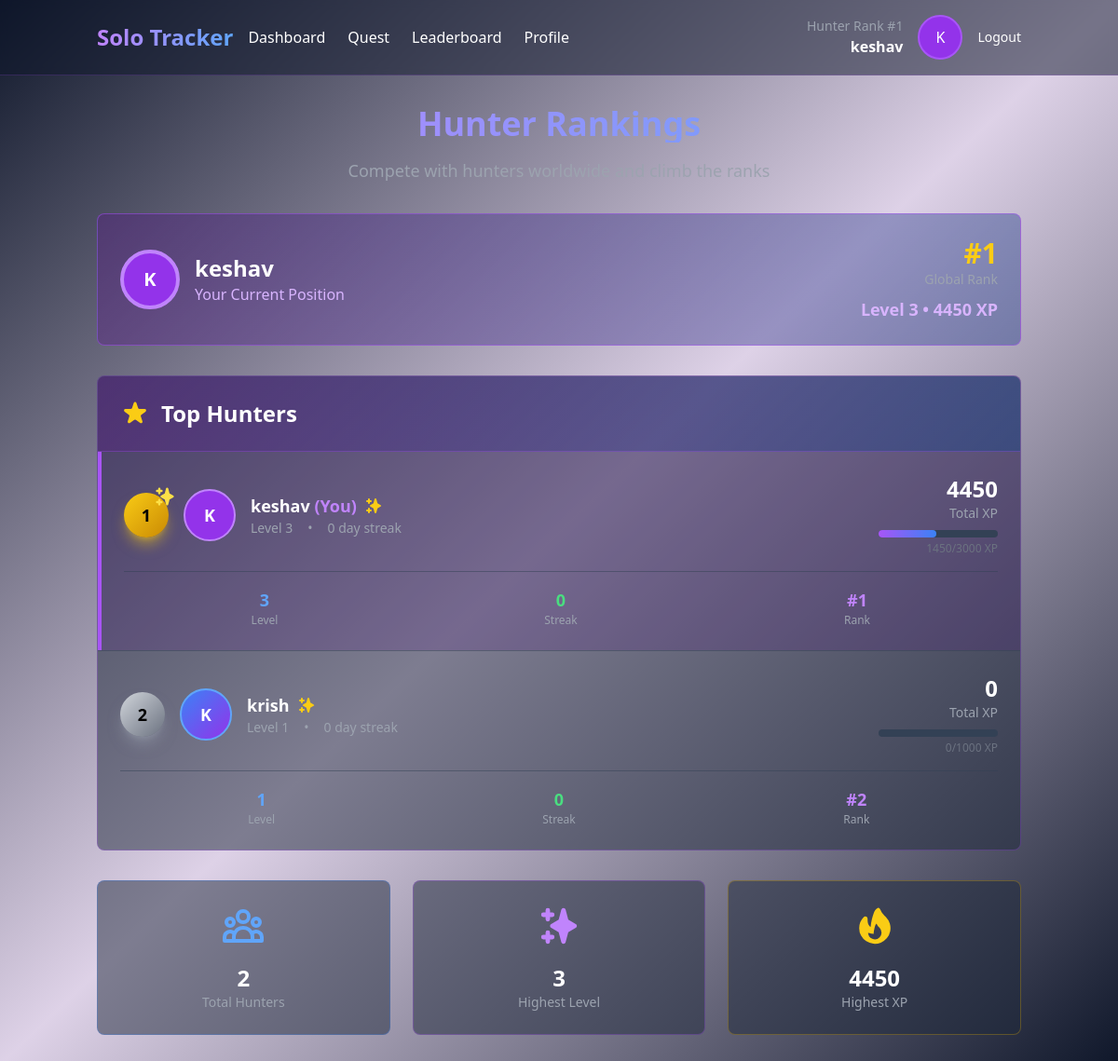
The page /leaderboard/ (signed in) on the database as committed earlier.
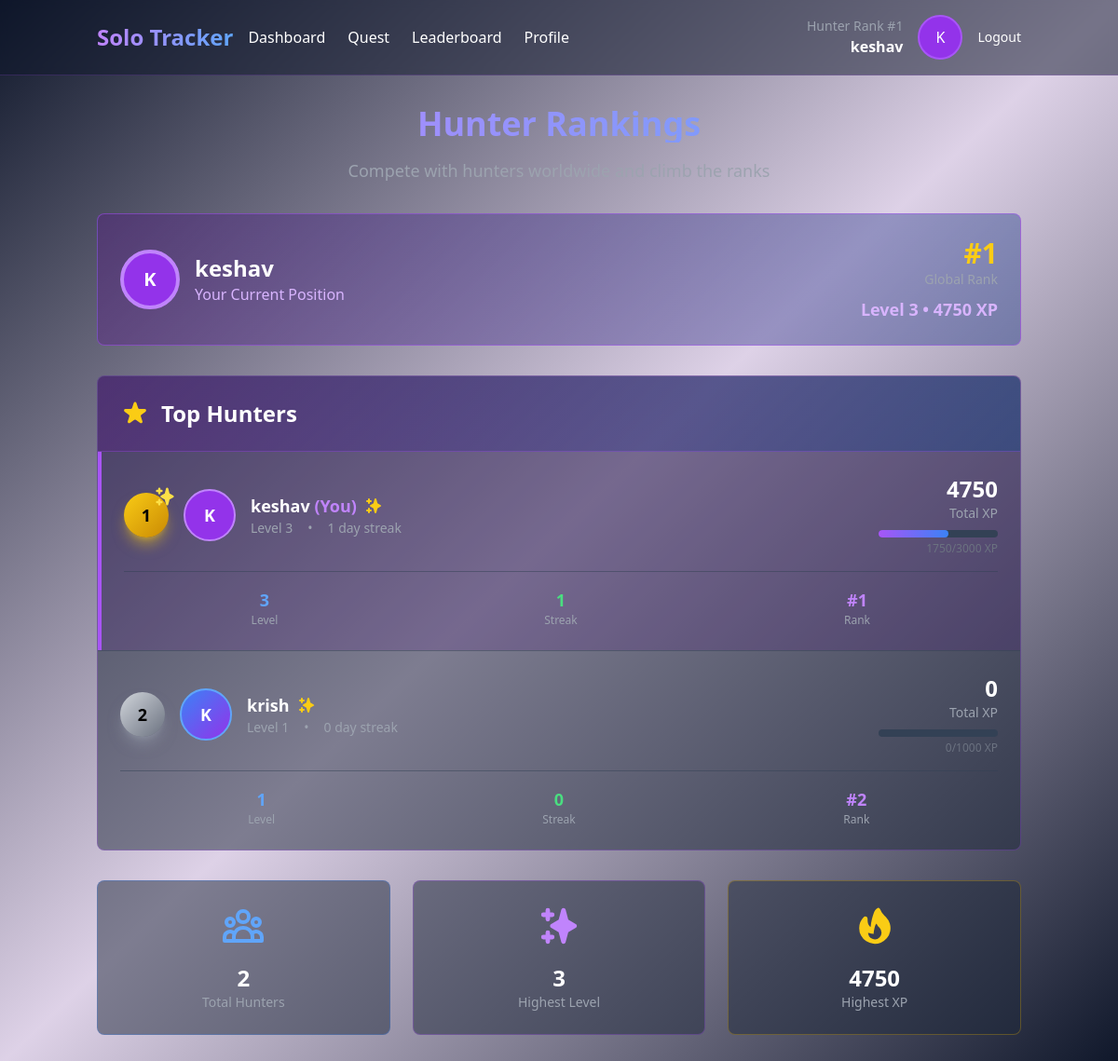
The same page on the database as committed later.
### solo_tracker/models.py (models this page shows, shortened)
class UserProfile(models.Model):
    user = models.OneToOneField(User, on_delete=models.CASCADE)
    level = models.IntegerField(default=1)
    current_xp = models.IntegerField(default=0)
    total_xp = models.IntegerField(default=0)
    streak = models.IntegerField(default=0)
    last_activity = models.DateField(default=timezone.now)
    avatar = models.ImageField(upload_to='avatars/', blank=True, null=True)
    strength = models.IntegerField(default=10)
    vitality = models.IntegerField(default=10)
    agility = models.IntegerField(default=10)
    intelligence = models.IntegerField(default=10)
    perception = models.IntegerField(default=10)
    job_class = models.CharField(max_length=50, default='Hunter')
    job_title = models.CharField(max_length=100, default='E-Rank Hunter')
    @property
    def rank(self):
        return UserProfile.objects.filter(total_xp__gt=self.total_xp).count() + 1

### solo_tracker/views.py (the view)
# urls.py: path('leaderboard/', views.leaderboard, name='leaderboard'),
@login_required
def leaderboard(request):
    leaderboard = UserProfile.objects.select_related('user').order_by('-total_xp')[:50]
    context = {
        'leaderboard': leaderboard,
        'user_profile': request.user.userprofile,
    }
    return render(request, 'solo_tracker/leaderboard.html', context)

### solo_tracker/templatetags/custom_filters.py (called while the page is built)
@register.filter
def mul(value, arg):
    return float(value) * float(arg)

@register.filter
def div(value, arg):
    try:
        return float(value) / float(arg)
    except ZeroDivisionError:
        return 0

### solo_tracker/templates/solo_tracker/leaderboard.html (shortened to what the changed rows need)
{% extends 'base.html' %}
{% load custom_filters %}
{% block content %}
<div class="max-w-6xl mx-auto">
    <div class="text-center mb-8">
        <h1 class="text-4xl font-bold bg-gradient-to-r from-purple-400 to-blue-400 bg-clip-text text-transparent mb-4">
        </h1>
    </div>
    <div class="mb-8 bg-gradient-to-r from-purple-900/40 to-blue-900/40 border border-purple-500/50 rounded-lg p-6 glow-effect">
        <div class="flex items-center justify-between">
            <div class="flex items-center space-x-4">
                <div>
                    <h2 class="text-2xl font-bold text-white">{{ user.username }}</h2>
                </div>
            </div>
            <div class="text-right">
                <div class="text-3xl font-bold text-yellow-400">#{{ user_profile.rank }}</div>
                <div class="text-sm text-gray-400">Global Rank</div>
                <div class="text-lg font-semibold text-purple-300 mt-2">
                    Level {{ user_profile.level }} • {{ user_profile.total_xp|floatformat:0 }} XP
                </div>
            </div>
        </div>
    </div>
    <div class="bg-slate-800/50 border border-purple-500/30 rounded-lg overflow-hidden">
        <div class="bg-gradient-to-r from-purple-900/50 to-blue-900/50 p-6 border-b border-purple-500/30">
            <h2 class="text-2xl font-bold flex items-center space-x-3">
                <span>Top Hunters</span>
            </h2>
        </div>
        <div class="divide-y divide-slate-700/50">
            {% for entry in leaderboard %}
            <div class="p-6 hover:bg-slate-700/30 transition-all duration-300
                {% if entry.user == user %}bg-purple-900/20 border-l-4 border-purple-500{% endif %}">
                <div class="flex items-center justify-between">
                    <div class="flex items-center space-x-4">
                        <div class="relative">
                            {% if forloop.counter <= 3 %}
                                <div class="w-12 h-12 rounded-full flex items-center justify-center text-lg font-bold relative
                                    {% if forloop.counter == 1 %}bg-gradient-to-br from-yellow-400 to-yellow-600 text-black shadow-lg shadow-yellow-400/50
                                    {% elif forloop.counter == 2 %}bg-gradient-to-br from-gray-300 to-gray-500 text-black shadow-lg shadow-gray-400/50
                                    {% elif forloop.counter == 3 %}bg-gradient-to-br from-orange-400 to-orange-600 text-black shadow-lg shadow-orange-400/50
                                    {% endif %}">
                                    {{ forloop.counter }}
                                </div>
                            {% else %}
                                <div class="w-12 h-12 rounded-full flex items-center justify-center text-lg font-bold bg-slate-600 text-white border-2 border-slate-500">
                                    {{ forloop.counter }}
                                </div>
                            {% endif %}
                        </div>
                        <div class="w-14 h-14 rounded-full flex items-center justify-center text-lg font-bold border-2
                            {% if entry.user == user %}bg-purple-600 border-purple-400
                            {% elif forloop.counter <= 3 %}bg-gradient-to-br from-blue-500 to-purple-600 border-blue-400
                            {% else %}bg-slate-600 border-slate-500{% endif %}">
                            {{ entry.user.username|first|upper }}
                        </div>
                        <div>
                            <div class="flex items-center space-x-2">
                                <h3 class="text-lg font-bold text-white">
                                    {% if entry.user == user %}
                                        {{ entry.user.username }} <span class="text-purple-400">(You)</span>
                                    {% else %}
                                        {{ entry.user.username }}
                                    {% endif %}
                                </h3>
                            </div>
                            <div class="flex items-center space-x-4 text-sm text-gray-400">
                                <span>Level {{ entry.level }}</span>
                                <span>•</span>
                                <span>{{ entry.streak }} day streak</span>
                            </div>
                        </div>
                    </div>
                    <div class="text-right">
                        <div class="text-2xl font-bold text-white">{{ entry.total_xp|floatformat:0 }}</div>
                        <div class="text-sm text-gray-400">Total XP</div>
                        <div class="mt-2">
                            <div class="w-32 bg-slate-700 rounded-full h-2">
                                <div class="bg-gradient-to-r from-purple-500 to-blue-500 h-2 rounded-full"
                                    style="width: {{ entry.current_xp|div:entry.level|div:1000|mul:100 }}%"></div>
                            </div>
                            <div class="text-xs text-gray-500 mt-1">{{ entry.current_xp }}/{{ entry.level }}000 XP</div>
                        </div>
                    </div>
                </div>
                {% if forloop.counter <= 3 %}
                <div class="mt-4 pt-4 border-t border-slate-700/50">
                    <div class="grid grid-cols-3 gap-4 text-center">
                        <div>
                            <div class="text-lg font-bold text-blue-400">{{ entry.level }}</div>
                            <div class="text-xs text-gray-400">Level</div>
                        </div>
                        <div>
                            <div class="text-lg font-bold text-green-400">{{ entry.streak }}</div>
                            <div class="text-xs text-gray-400">Streak</div>
                        </div>
                        <div>
                            <div class="text-lg font-bold text-purple-400">#{{ forloop.counter }}</div>
                            <div class="text-xs text-gray-400">Rank</div>
                        </div>
                    </div>
                </div>
                {% endif %}
            </div>
            {% endfor %}
        </div>
    </div>
    <div class="mt-8 grid grid-cols-1 md:grid-cols-3 gap-6">
        <div class="bg-slate-800/50 border border-purple-500/30 rounded-lg p-6 text-center">
            <div class="text-2xl font-bold text-white">
                {% if leaderboard %}{{ leaderboard.0.level }}{% else %}0{% endif %}
            </div>
            <div class="text-sm text-gray-400">Highest Level</div>
        </div>
        <div class="bg-slate-800/50 border border-yellow-500/30 rounded-lg p-6 text-center">
            <div class="text-2xl font-bold text-white">
                {% if leaderboard %}{{ leaderboard.0.total_xp|floatformat:0 }}{% else %}0{% endif %}
            </div>
            <div class="text-sm text-gray-400">Highest XP</div>
        </div>
    </div>
</div>
{% endblock %}

Rows that differ between the two databases and show on the page:
changed UserProfile "keshav": total_xp "4450" → "4750"; streak "0" → "1"; current_xp "1450" → "1750"
